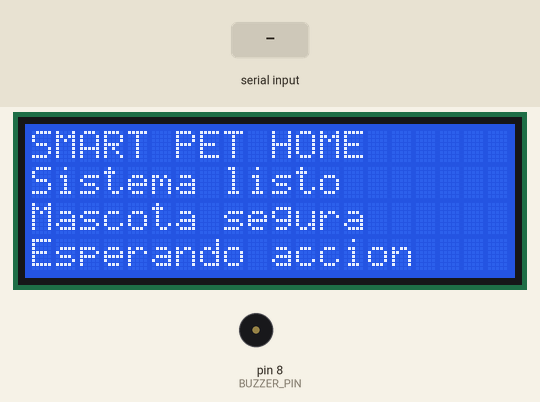
This sketch was run on a simulated Arduino Uno, built with avr-gcc and run on an emulated ATmega328P. Shown: 20×4 character LCD, buzzer (waves = sounding). The test bench sets the inputs (shaded band). What the sketch prints to the serial monitor is not drawn.

Above: at 1.3 s.
1.4 s: "BUZZER_PLAY:\n" received over Serial
At 1.6 s:
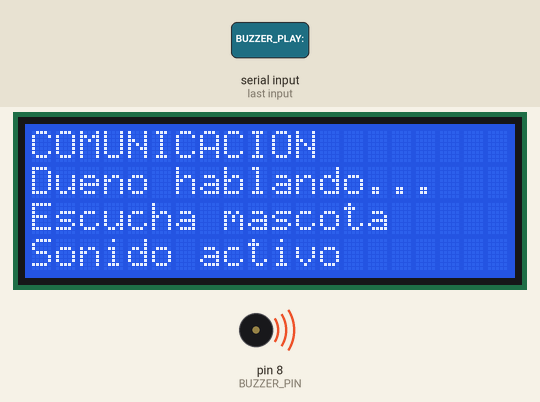
3.2 s: "LCD_VIDEO_ON\n" received over Serial
At 4.4 s:
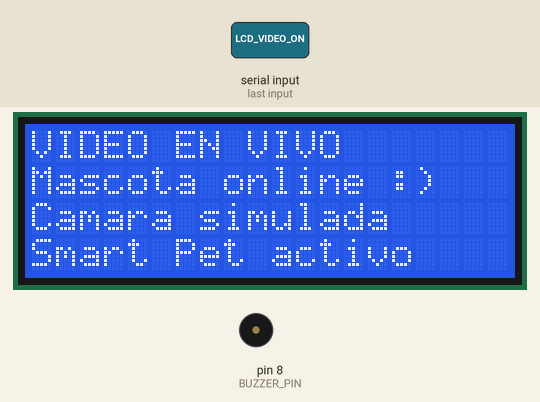
4.7 s: "LCD_VIDEO_OFF\n" received over Serial
At 5.5 s:
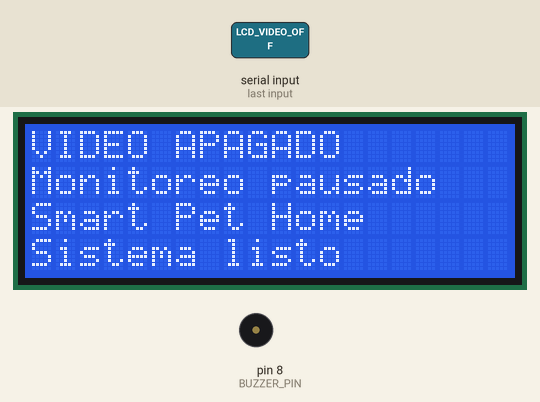
6.2 s: "LCD_TEXT:\n" received over Serial
At 7.0 s:
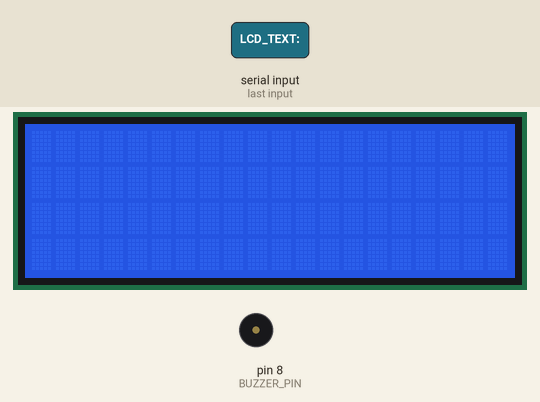
7.7 s: "BUZZER_PLAY:90\n" received over Serial
At 8.9 s:
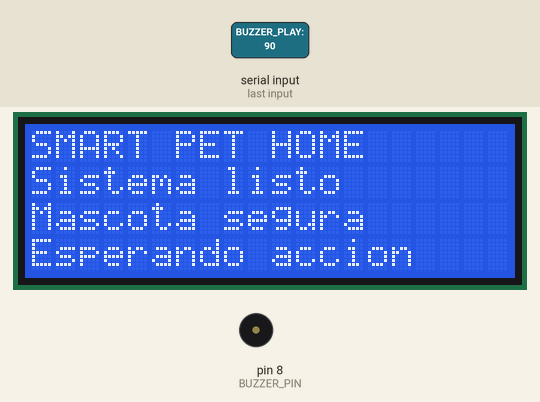
Timing chart, 0 to 10.5 s (numbered marks = the images above; inputs shaded):
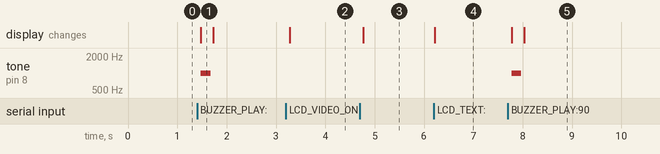

The sketch:

09_buzzer_lcd.ino
```cpp
#include <Wire.h>
#include <LiquidCrystal_I2C.h>

// ================================================================
// BUZZER + LCD 1602 - SMART PET HOME
// ================================================================

// Dirección común: 0x27.
// Si tu LCD no muestra nada, prueba cambiar a 0x3F.
LiquidCrystal_I2C lcd(0x3F, 20, 4);

const int BUZZER_PIN = 8;

void setup() {
  Serial.begin(9600);

  pinMode(BUZZER_PIN, OUTPUT);
  digitalWrite(BUZZER_PIN, LOW);

  lcd.init();
  lcd.backlight();

  showWelcomeMessage();

  Serial.println("SMART_PET_COMMUNICATION:READY");
}

void loop() {
  readSerialCommand();
}

void readSerialCommand() {
  if (!Serial.available()) {
    return;
  }

  String command = Serial.readStringUntil('\n');
  command.trim();

  if (command.length() == 0) {
    return;
  }

  processCommand(command);
}

void processCommand(String command) {
  if (command.startsWith("BUZZER_PLAY:")) {
    int durationMs = command.substring(12).toInt();

    if (durationMs < 200) {
      durationMs = 200;
    }

    if (durationMs > 10000) {
      durationMs = 10000;
    }

    Serial.println("BUZZER:STARTED");


    playBuzzer(durationMs);

    Serial.println("BUZZER:DONE");
    return;
  }

  if (command == "LCD_VIDEO_ON") {
    showVideoOn();
    Serial.println("LCD:OK");
    return;
  }

  if (command == "LCD_VIDEO_OFF") {
    showVideoOff();
    Serial.println("LCD:OK");
    return;
  }

  if (command.startsWith("LCD_TEXT:")) {
    String text = command.substring(9);
    showCustomText(text);
    Serial.println("LCD:OK");
    return;
  }

  if (command == "PING") {
    Serial.println("PONG");
    return;
  }

  Serial.print("ERROR:UNKNOWN_COMMAND:");
  Serial.println(command);
}

void playBuzzer(int durationMs) {
  // Funciona bien con buzzer pasivo.
  // Con buzzer activo también puede sonar, dependiendo del módulo.
  showTalkingMessage();

  tone(BUZZER_PIN, 1000);
  delay(durationMs);
  noTone(BUZZER_PIN);

  showWelcomeMessage();
}

void showWelcomeMessage() {
  lcd.clear();
  lcd.setCursor(0, 0);
  lcd.print("SMART PET HOME");
  lcd.setCursor(0, 1);
  lcd.print("Sistema listo");
  lcd.setCursor(0, 2);
  lcd.print("Mascota segura");
  lcd.setCursor(0, 3);
  lcd.print("Esperando accion");
}

void showVideoOn() {
  lcd.clear();
  lcd.setCursor(0, 0);
  lcd.print("VIDEO EN VIVO");
  lcd.setCursor(0, 1);
  lcd.print("Mascota online :)");
  lcd.setCursor(0, 2);
  lcd.print("Camara simulada");
  lcd.setCursor(0, 3);
  lcd.print("Smart Pet activo");
}

void showVideoOff() {
  lcd.clear();
  lcd.setCursor(0, 0);
  lcd.print("VIDEO APAGADO");
  lcd.setCursor(0, 1);
  lcd.print("Monitoreo pausado");
  lcd.setCursor(0, 2);
  lcd.print("Smart Pet Home");
  lcd.setCursor(0, 3);
  lcd.print("Sistema listo");
}

void showTalkingMessage() {
  lcd.clear();
  lcd.setCursor(0, 0);
  lcd.print("COMUNICACION");
  lcd.setCursor(0, 1);
  lcd.print("Dueno hablando...");
  lcd.setCursor(0, 2);
  lcd.print("Escucha mascota");
  lcd.setCursor(0, 3);
  lcd.print("Sonido activo");
}

void showCustomText(String text) {
  String lines[4] = {"", "", "", ""};

  int currentLine = 0;

  while (text.length() > 0 && currentLine < 4) {
    int separatorIndex = text.indexOf('|');

    if (separatorIndex == -1) {
      lines[currentLine] = text;
      text = "";
    } else {
      lines[currentLine] = text.substring(0, separatorIndex);
      text = text.substring(separatorIndex + 1);
    }

    lines[currentLine] = limitLCDText(lines[currentLine]);
    currentLine++;
  }

  lcd.clear();

  for (int i = 0; i < 4; i++) {
    lcd.setCursor(0, i);
    lcd.print(lines[i]);
  }
}

String limitLCDText(String text) {
  text.trim();

  if (text.length() > 20) {
    return text.substring(0, 20);
  }

  return text;
}
```

Measured:
- after the input at 1.4 s, tone on pin 8 (BUZZER_PIN): silent → 1000 Hz after 0.07 s, → silent 0.20 s later; the display: changes after 0.07 s (image 1)
- after the input at 3.2 s, the display: changes after 0.08 s (image 2)
- after the input at 4.7 s, the display: changes after 0.07 s (image 3)
- after the input at 6.2 s, the display: changes at once (image 4)
- after the input at 7.7 s, tone on pin 8 (BUZZER_PIN): silent → 1000 Hz after 0.07 s, → silent 0.20 s later; the display: first changes after 0.07 s (image 5 shows a later state)
